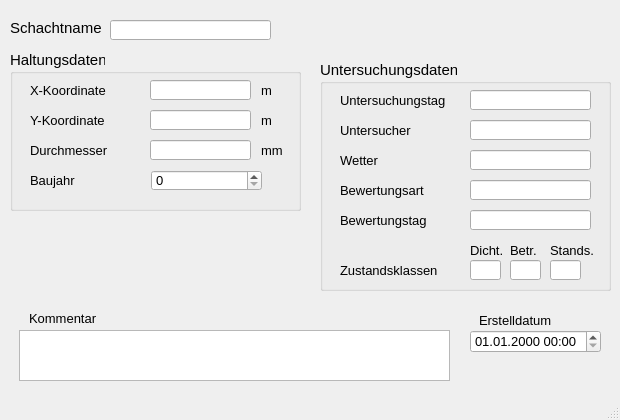
<?xml version="1.0" encoding="UTF-8"?>
<ui version="4.0">
 <class>MainWindow</class>
 <widget class="QMainWindow" name="MainWindow">
  <property name="enabled">
   <bool>true</bool>
  </property>
  <property name="geometry">
   <rect>
    <x>0</x>
    <y>0</y>
    <width>620</width>
    <height>420</height>
   </rect>
  </property>
  <property name="minimumSize">
   <size>
    <width>620</width>
    <height>420</height>
   </size>
  </property>
  <property name="font">
   <font>
    <family>Tahoma</family>
    <pointsize>10</pointsize>
   </font>
  </property>
  <property name="windowTitle">
   <string>MainWindow</string>
  </property>
  <widget class="QWidget" name="centralwidget">
   <widget class="QLabel" name="label">
    <property name="geometry">
     <rect>
      <x>10</x>
      <y>20</y>
      <width>121</width>
      <height>16</height>
     </rect>
    </property>
    <property name="font">
     <font>
      <family>Tahoma</family>
      <pointsize>11</pointsize>
     </font>
    </property>
    <property name="text">
     <string>Schachtname</string>
    </property>
   </widget>
   <widget class="QLabel" name="label_14">
    <property name="geometry">
     <rect>
      <x>29</x>
      <y>310</y>
      <width>81</width>
      <height>16</height>
     </rect>
    </property>
    <property name="text">
     <string>Kommentar</string>
    </property>
   </widget>
   <widget class="QLabel" name="label_70">
    <property name="geometry">
     <rect>
      <x>479</x>
      <y>310</y>
      <width>111</width>
      <height>21</height>
     </rect>
    </property>
    <property name="text">
     <string>Erstelldatum</string>
    </property>
   </widget>
   <widget class="QLineEdit" name="untersuchsch">
    <property name="geometry">
     <rect>
      <x>110</x>
      <y>20</y>
      <width>161</width>
      <height>20</height>
     </rect>
    </property>
   </widget>
   <widget class="QTextEdit" name="kommentar">
    <property name="geometry">
     <rect>
      <x>19</x>
      <y>330</y>
      <width>431</width>
      <height>51</height>
     </rect>
    </property>
   </widget>
   <widget class="QgsDateTimeEdit" name="createdat">
    <property name="geometry">
     <rect>
      <x>470</x>
      <y>330</y>
      <width>131</width>
      <height>23</height>
     </rect>
    </property>
    <property name="currentSection">
     <enum>QDateTimeEdit::DaySection</enum>
    </property>
    <property name="displayFormat">
     <string>dd.MM.yyyy HH:mm</string>
    </property>
   </widget>
   <widget class="QGroupBox" name="groupBox_2">
    <property name="geometry">
     <rect>
      <x>10</x>
      <y>50</y>
      <width>291</width>
      <height>161</height>
     </rect>
    </property>
    <property name="font">
     <font>
      <family>Tahoma</family>
      <pointsize>11</pointsize>
     </font>
    </property>
    <property name="title">
     <string>Haltungsdaten</string>
    </property>
    <widget class="QLabel" name="label_60">
     <property name="geometry">
      <rect>
       <x>20</x>
       <y>120</y>
       <width>151</width>
       <height>21</height>
      </rect>
     </property>
     <property name="font">
      <font>
       <family>Tahoma</family>
       <pointsize>10</pointsize>
      </font>
     </property>
     <property name="text">
      <string>Baujahr</string>
     </property>
    </widget>
    <widget class="QSpinBox" name="baujahr_2">
     <property name="geometry">
      <rect>
       <x>141</x>
       <y>120</y>
       <width>111</width>
       <height>21</height>
      </rect>
     </property>
     <property name="font">
      <font>
       <family>Tahoma</family>
       <pointsize>10</pointsize>
      </font>
     </property>
     <property name="toolTip">
      <string>&lt;html&gt;&lt;head/&gt;&lt;body&gt;&lt;p&gt;Baujahr der Haltung&lt;/p&gt;&lt;/body&gt;&lt;/html&gt;</string>
     </property>
     <property name="statusTip">
      <string>Baujahr der Haltung</string>
     </property>
    </widget>
    <widget class="QLineEdit" name="x">
     <property name="geometry">
      <rect>
       <x>140</x>
       <y>30</y>
       <width>101</width>
       <height>20</height>
      </rect>
     </property>
     <property name="font">
      <font>
       <family>Tahoma</family>
       <pointsize>10</pointsize>
      </font>
     </property>
     <property name="readOnly">
      <bool>true</bool>
     </property>
    </widget>
    <widget class="QLabel" name="label_9">
     <property name="geometry">
      <rect>
       <x>20</x>
       <y>60</y>
       <width>81</width>
       <height>21</height>
      </rect>
     </property>
     <property name="font">
      <font>
       <family>Tahoma</family>
       <pointsize>10</pointsize>
      </font>
     </property>
     <property name="text">
      <string>Y-Koordinate</string>
     </property>
    </widget>
    <widget class="QLineEdit" name="y">
     <property name="geometry">
      <rect>
       <x>140</x>
       <y>60</y>
       <width>101</width>
       <height>20</height>
      </rect>
     </property>
     <property name="font">
      <font>
       <family>Tahoma</family>
       <pointsize>10</pointsize>
      </font>
     </property>
     <property name="readOnly">
      <bool>true</bool>
     </property>
    </widget>
    <widget class="QLabel" name="label_11">
     <property name="geometry">
      <rect>
       <x>251</x>
       <y>30</y>
       <width>41</width>
       <height>21</height>
      </rect>
     </property>
     <property name="font">
      <font>
       <family>Tahoma</family>
       <pointsize>10</pointsize>
      </font>
     </property>
     <property name="text">
      <string>m</string>
     </property>
    </widget>
    <widget class="QLabel" name="label_39">
     <property name="geometry">
      <rect>
       <x>20</x>
       <y>90</y>
       <width>81</width>
       <height>21</height>
      </rect>
     </property>
     <property name="font">
      <font>
       <family>Tahoma</family>
       <pointsize>10</pointsize>
      </font>
     </property>
     <property name="text">
      <string>Durchmesser</string>
     </property>
    </widget>
    <widget class="QLabel" name="label_27">
     <property name="geometry">
      <rect>
       <x>251</x>
       <y>90</y>
       <width>41</width>
       <height>21</height>
      </rect>
     </property>
     <property name="font">
      <font>
       <family>Tahoma</family>
       <pointsize>10</pointsize>
      </font>
     </property>
     <property name="text">
      <string>mm</string>
     </property>
    </widget>
    <widget class="QLabel" name="label_6">
     <property name="geometry">
      <rect>
       <x>20</x>
       <y>30</y>
       <width>91</width>
       <height>21</height>
      </rect>
     </property>
     <property name="font">
      <font>
       <family>Tahoma</family>
       <pointsize>10</pointsize>
      </font>
     </property>
     <property name="text">
      <string>X-Koordinate</string>
     </property>
    </widget>
    <widget class="QLineEdit" name="durchm">
     <property name="geometry">
      <rect>
       <x>140</x>
       <y>90</y>
       <width>101</width>
       <height>20</height>
      </rect>
     </property>
     <property name="font">
      <font>
       <family>Tahoma</family>
       <pointsize>10</pointsize>
      </font>
     </property>
    </widget>
    <widget class="QLabel" name="label_12">
     <property name="geometry">
      <rect>
       <x>251</x>
       <y>60</y>
       <width>41</width>
       <height>21</height>
      </rect>
     </property>
     <property name="font">
      <font>
       <family>Tahoma</family>
       <pointsize>10</pointsize>
      </font>
     </property>
     <property name="text">
      <string>m</string>
     </property>
    </widget>
   </widget>
   <widget class="QGroupBox" name="groupBox_4">
    <property name="geometry">
     <rect>
      <x>320</x>
      <y>60</y>
      <width>291</width>
      <height>231</height>
     </rect>
    </property>
    <property name="font">
     <font>
      <family>Tahoma</family>
      <pointsize>11</pointsize>
     </font>
    </property>
    <property name="title">
     <string>Untersuchungsdaten</string>
    </property>
    <widget class="QLabel" name="label_61">
     <property name="geometry">
      <rect>
       <x>20</x>
       <y>30</y>
       <width>151</width>
       <height>21</height>
      </rect>
     </property>
     <property name="font">
      <font>
       <family>Tahoma</family>
       <pointsize>10</pointsize>
      </font>
     </property>
     <property name="text">
      <string>Untersuchungstag</string>
     </property>
    </widget>
    <widget class="QLineEdit" name="untersuchtag">
     <property name="geometry">
      <rect>
       <x>150</x>
       <y>30</y>
       <width>121</width>
       <height>20</height>
      </rect>
     </property>
     <property name="font">
      <font>
       <family>Tahoma</family>
       <pointsize>10</pointsize>
      </font>
     </property>
     <property name="toolTip">
      <string>&lt;html&gt;&lt;head/&gt;&lt;body&gt;&lt;p&gt;Datum des Untersuchungstages&lt;/p&gt;&lt;/body&gt;&lt;/html&gt;</string>
     </property>
     <property name="statusTip">
      <string>Datum des Untersuchungstages</string>
     </property>
    </widget>
    <widget class="QLabel" name="label_62">
     <property name="geometry">
      <rect>
       <x>20</x>
       <y>60</y>
       <width>151</width>
       <height>21</height>
      </rect>
     </property>
     <property name="font">
      <font>
       <family>Tahoma</family>
       <pointsize>10</pointsize>
      </font>
     </property>
     <property name="text">
      <string>Untersucher</string>
     </property>
    </widget>
    <widget class="QLineEdit" name="untersucher">
     <property name="geometry">
      <rect>
       <x>150</x>
       <y>60</y>
       <width>121</width>
       <height>20</height>
      </rect>
     </property>
     <property name="font">
      <font>
       <family>Tahoma</family>
       <pointsize>10</pointsize>
      </font>
     </property>
     <property name="toolTip">
      <string>&lt;html&gt;&lt;head/&gt;&lt;body&gt;&lt;p&gt;Name bzw. Kürzel des Untersuchers&lt;/p&gt;&lt;/body&gt;&lt;/html&gt;</string>
     </property>
     <property name="statusTip">
      <string>Name bzw. Kürzel des Untersuchers</string>
     </property>
    </widget>
    <widget class="QLabel" name="label_63">
     <property name="geometry">
      <rect>
       <x>20</x>
       <y>90</y>
       <width>151</width>
       <height>21</height>
      </rect>
     </property>
     <property name="font">
      <font>
       <family>Tahoma</family>
       <pointsize>10</pointsize>
      </font>
     </property>
     <property name="text">
      <string>Wetter</string>
     </property>
    </widget>
    <widget class="QLineEdit" name="wetter">
     <property name="geometry">
      <rect>
       <x>150</x>
       <y>90</y>
       <width>121</width>
       <height>20</height>
      </rect>
     </property>
     <property name="font">
      <font>
       <family>Tahoma</family>
       <pointsize>10</pointsize>
      </font>
     </property>
     <property name="toolTip">
      <string>&lt;html&gt;&lt;head/&gt;&lt;body&gt;&lt;p&gt;kurzer Kommentar zum Wetter am Untersuchungstag&lt;/p&gt;&lt;/body&gt;&lt;/html&gt;</string>
     </property>
     <property name="statusTip">
      <string>kurzer Kommentar zum Wetter am Untersuchungstag</string>
     </property>
    </widget>
    <widget class="QLabel" name="label_64">
     <property name="geometry">
      <rect>
       <x>20</x>
       <y>120</y>
       <width>151</width>
       <height>21</height>
      </rect>
     </property>
     <property name="font">
      <font>
       <family>Tahoma</family>
       <pointsize>10</pointsize>
      </font>
     </property>
     <property name="text">
      <string>Bewertungsart</string>
     </property>
    </widget>
    <widget class="QLineEdit" name="bewertungsart">
     <property name="geometry">
      <rect>
       <x>150</x>
       <y>120</y>
       <width>121</width>
       <height>20</height>
      </rect>
     </property>
     <property name="font">
      <font>
       <family>Tahoma</family>
       <pointsize>10</pointsize>
      </font>
     </property>
     <property name="toolTip">
      <string>&lt;html&gt;&lt;head/&gt;&lt;body&gt;&lt;p&gt;Name des verwndeten Bewertungsmodells (z.B. DWA-M 149-3)&lt;/p&gt;&lt;/body&gt;&lt;/html&gt;</string>
     </property>
     <property name="statusTip">
      <string>Name des verwndeten Bewertungsmodells (z.B. DWA-M 149-3)</string>
     </property>
    </widget>
    <widget class="QLabel" name="label_65">
     <property name="geometry">
      <rect>
       <x>20</x>
       <y>150</y>
       <width>151</width>
       <height>21</height>
      </rect>
     </property>
     <property name="font">
      <font>
       <family>Tahoma</family>
       <pointsize>10</pointsize>
      </font>
     </property>
     <property name="text">
      <string>Bewertungstag</string>
     </property>
    </widget>
    <widget class="QLineEdit" name="bewertungstag">
     <property name="geometry">
      <rect>
       <x>150</x>
       <y>150</y>
       <width>121</width>
       <height>20</height>
      </rect>
     </property>
     <property name="font">
      <font>
       <family>Tahoma</family>
       <pointsize>10</pointsize>
      </font>
     </property>
     <property name="toolTip">
      <string>&lt;html&gt;&lt;head/&gt;&lt;body&gt;&lt;p&gt;Datum des Tages, an dem die Bewertung durchgeführt wird&lt;/p&gt;&lt;/body&gt;&lt;/html&gt;</string>
     </property>
     <property name="statusTip">
      <string>Datum des Tages, an dem die Bewertung durchgeführt wird</string>
     </property>
    </widget>
    <widget class="QLabel" name="label_38">
     <property name="geometry">
      <rect>
       <x>230</x>
       <y>180</y>
       <width>51</width>
       <height>21</height>
      </rect>
     </property>
     <property name="font">
      <font>
       <family>Tahoma</family>
       <pointsize>10</pointsize>
      </font>
     </property>
     <property name="text">
      <string>Stands.</string>
     </property>
    </widget>
    <widget class="QLineEdit" name="max_ZS">
     <property name="geometry">
      <rect>
       <x>230</x>
       <y>200</y>
       <width>31</width>
       <height>20</height>
      </rect>
     </property>
     <property name="toolTip">
      <string>&lt;html&gt;&lt;head/&gt;&lt;body&gt;&lt;p&gt;Zustandsklasse Betriebssicherheit&lt;/p&gt;&lt;/body&gt;&lt;/html&gt;</string>
     </property>
     <property name="statusTip">
      <string>Zustandsklasse Betriebssicherheit</string>
     </property>
    </widget>
    <widget class="QLabel" name="label_37">
     <property name="geometry">
      <rect>
       <x>190</x>
       <y>180</y>
       <width>41</width>
       <height>21</height>
      </rect>
     </property>
     <property name="font">
      <font>
       <family>Tahoma</family>
       <pointsize>10</pointsize>
      </font>
     </property>
     <property name="text">
      <string>Betr.</string>
     </property>
    </widget>
    <widget class="QLabel" name="label_36">
     <property name="geometry">
      <rect>
       <x>20</x>
       <y>200</y>
       <width>121</width>
       <height>21</height>
      </rect>
     </property>
     <property name="font">
      <font>
       <family>Tahoma</family>
       <pointsize>10</pointsize>
      </font>
     </property>
     <property name="text">
      <string>Zustandsklassen</string>
     </property>
    </widget>
    <widget class="QLabel" name="label_40">
     <property name="geometry">
      <rect>
       <x>150</x>
       <y>180</y>
       <width>41</width>
       <height>21</height>
      </rect>
     </property>
     <property name="font">
      <font>
       <family>Tahoma</family>
       <pointsize>10</pointsize>
      </font>
     </property>
     <property name="text">
      <string>Dicht.</string>
     </property>
    </widget>
    <widget class="QLineEdit" name="max_ZD">
     <property name="geometry">
      <rect>
       <x>150</x>
       <y>200</y>
       <width>31</width>
       <height>20</height>
      </rect>
     </property>
     <property name="toolTip">
      <string>&lt;html&gt;&lt;head/&gt;&lt;body&gt;&lt;p&gt;Zustandsklasse Dichtheit&lt;/p&gt;&lt;/body&gt;&lt;/html&gt;</string>
     </property>
     <property name="statusTip">
      <string>Zustandsklasse Dichtheit</string>
     </property>
    </widget>
    <widget class="QLineEdit" name="max_ZB">
     <property name="geometry">
      <rect>
       <x>190</x>
       <y>200</y>
       <width>31</width>
       <height>20</height>
      </rect>
     </property>
     <property name="toolTip">
      <string>&lt;html&gt;&lt;head/&gt;&lt;body&gt;&lt;p&gt;Zustandsklasse Betriebssicherheit&lt;/p&gt;&lt;/body&gt;&lt;/html&gt;</string>
     </property>
     <property name="statusTip">
      <string>Zustandsklasse Betriebssicherheit</string>
     </property>
    </widget>
   </widget>
  </widget>
  <widget class="QMenuBar" name="menubar">
   <property name="geometry">
    <rect>
     <x>0</x>
     <y>0</y>
     <width>620</width>
     <height>22</height>
    </rect>
   </property>
  </widget>
  <widget class="QStatusBar" name="statusbar"/>
 </widget>
 <customwidgets>
  <customwidget>
   <class>QgsDateTimeEdit</class>
   <extends>QDateTimeEdit</extends>
   <header>qgsdatetimeedit.h</header>
  </customwidget>
 </customwidgets>
 <tabstops>
  <tabstop>untersuchsch</tabstop>
  <tabstop>durchm</tabstop>
  <tabstop>createdat</tabstop>
  <tabstop>kommentar</tabstop>
 </tabstops>
 <resources/>
 <connections/>
</ui>
